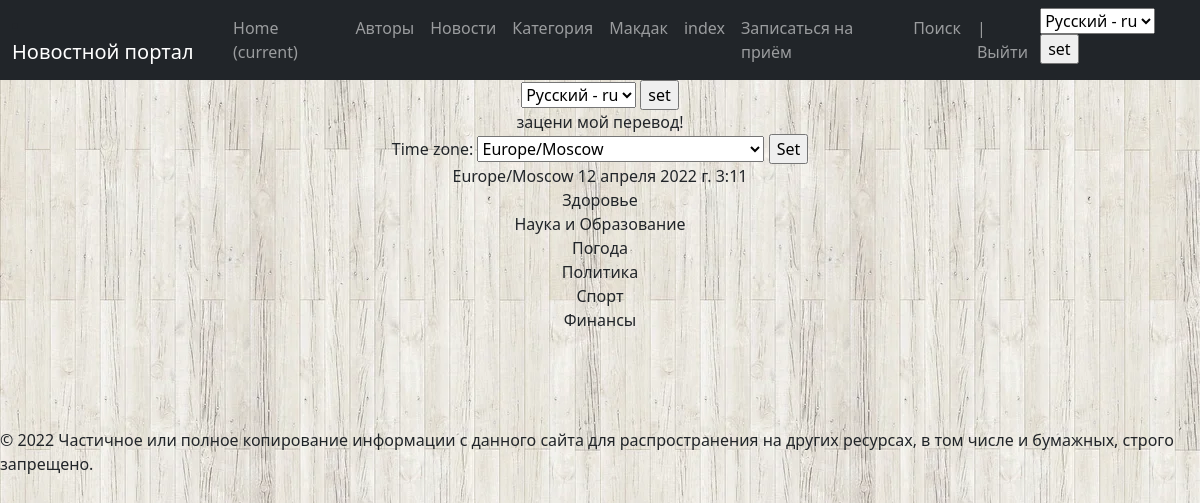
The app's page /index/ with its own data.
### news/models.py (models this page shows, shortened)
class Category(models.Model):
    name = models.CharField(max_length=64, unique=True, verbose_name='Название категории')
    subscribers = models.ManyToManyField(User, )
    class Meta:
        verbose_name = "Категории"
        verbose_name_plural = "Категории"
        ordering = ('name',)

### news/views.py (the view, shortened to what this page needs)
# urls.py: path('index/', Index.as_view(), name='Index'),
class Index(View):
    def get(self, request):
        curent_time = timezone.now()
        models = Category.objects.all()
        context = {
            'models': models,
            'current_time': timezone.now(),
            'timezones': pytz.common_timezones #  добавляем в контекст все доступные часовые пояса
        }
        return HttpResponse(render(request, 'index.html', context))

### news/templates/index.html (shortened to what this page needs)
{% extends 'flatpages/default.html' %}
{% load i18n %}
{% load tz %}
{% block content %}
<form action="{% url 'set_language' %}" method="POST"> {% csrf_token %}
    <select name="language" id="">
        {% get_available_languages as LANGUAGES %}
        {% get_language_info_list for LANGUAGES as languages %}
        {% for language in languages %}
        <option value="{{ language.code }}" {% if language.code == LANGUAGE_CODE %} selected {% endif %}>
            {{ language.name_local }} - {{ language.code }}
        </option>
        {% endfor %}
    </select>
    <input type="submit" value="set">
</form>
    {% trans "Check out my new cool translation" %}!
{% get_current_timezone as TIME_ZONE %}
<form action="" method="POST">
    <label for="timezone">Time zone:</label>
    <select name="timezone">
        {% for tz in timezones %}
        <option value="{{ tz }}" {% if tz == TIME_ZONE %} selected{% endif %}>{{ tz }}</option>
        {% endfor %}
    </select>
    <input type="submit" value="Set">
</form>
{{ TIME_ZONE }}
{{ current_time|timezone:TIME_ZONE }}
{% for model in models %}
<div class="model-class">
    {{ model.name }}
</div>
{% endfor %}
</body>
{% endblock content %}

### records on screen
Category: name "Здоровье"
Category: name "Наука и Образование"
Category: name "Погода"
Category: name "Политика"
Category: name "Спорт"
Category: name "Финансы"

### other values on screen
{{ TIME_ZONE }} "Europe/Moscow"
form field language "Русский - ru"
form field timezone "Europe/Moscow"
